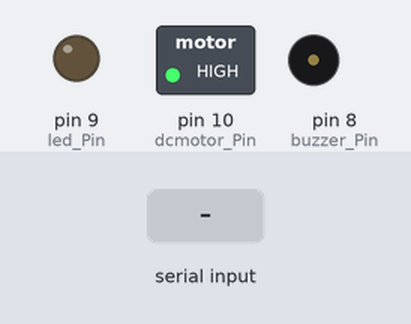
A sketch run on a simulated Arduino Uno, built with avr-gcc and run on an emulated ATmega328P. Parts: switched loads named in the sketch (green lamp = pin HIGH), output pins drawn as LEDs (lit = HIGH), buzzer (waves = sounding, pin HIGH). The test bench sets the inputs (shaded band).

Above: at 1.2 s.
1.3 s: "a" received over Serial
At 2.5 s:
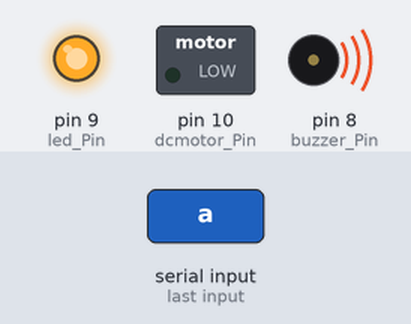
At 4.0 s:
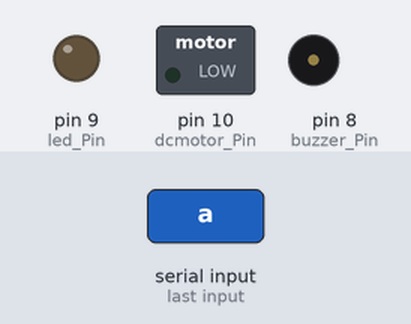
4.3 s: "b" received over Serial
At 4.8 s:
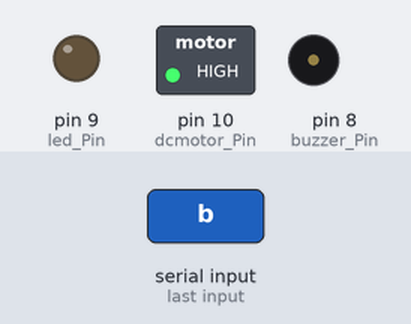
Timing chart, 0 to 7.3 s (numbered marks = the images above; inputs shaded):
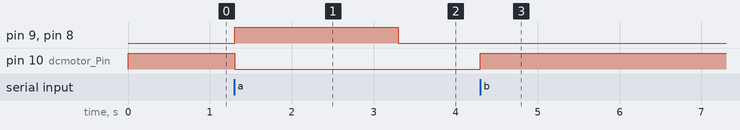

The sketch:

Driver_Sleep_Detection_System_Arduino.ino
```cpp
const int buzzer_Pin = 8;
const int led_Pin = 9;
const int dcmotor_Pin = 10;
char sleep_status = 0;

void setup() {
  Serial.begin(9600);
  pinMode(buzzer_Pin, OUTPUT);
  pinMode(led_Pin, OUTPUT);
  pinMode(dcmotor_Pin, OUTPUT);

  digitalWrite(buzzer_Pin, LOW);
  digitalWrite(led_Pin, LOW);
  digitalWrite(dcmotor_Pin, HIGH);
}
void loop()
{
    while (Serial.available() > 0)
  {
    sleep_status = Serial.read();
    if(sleep_status == 'a')
    {
        digitalWrite(buzzer_Pin, HIGH);
        digitalWrite(led_Pin, HIGH);
        digitalWrite(dcmotor_Pin, LOW);
        delay(2000);

        digitalWrite(buzzer_Pin, LOW);
        digitalWrite(led_Pin, LOW);
        digitalWrite(dcmotor_Pin, LOW);
        delay(100);
    }
    else if(sleep_status == 'b')
    {
        digitalWrite(buzzer_Pin, LOW);
        digitalWrite(led_Pin, LOW);
        digitalWrite(dcmotor_Pin, HIGH);
        delay(2000);
    }
    else
    {
      /* Do Nothing */
    }
  }
}
```

Measured:
- after the input at 1.3 s, pin 9 (led_Pin), pin 8 (buzzer_Pin): LOW → HIGH at once, → LOW 2.0 s later; pin 10 (dcmotor_Pin): HIGH → LOW at once
- after the input at 4.3 s, pin 10 (dcmotor_Pin): LOW → HIGH at once
